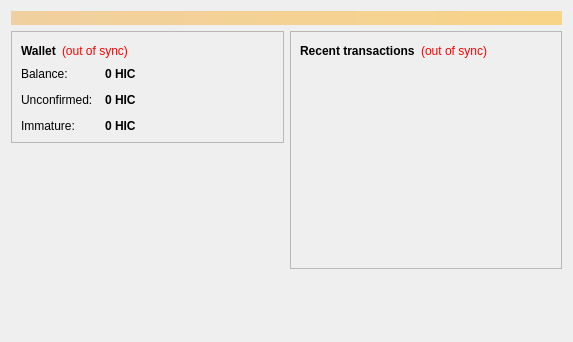
<?xml version="1.0" encoding="UTF-8"?>
<ui version="4.0">
 <class>OverviewPage</class>
 <widget class="QWidget" name="OverviewPage">
  <property name="geometry">
   <rect>
    <x>0</x>
    <y>0</y>
    <width>573</width>
    <height>342</height>
   </rect>
  </property>
  <property name="windowTitle">
   <string>Form</string>
  </property>
  <layout class="QVBoxLayout" name="topLayout">
   <item>
    <widget class="QLabel" name="labelAlerts">
     <property name="visible">
      <bool>false</bool>
     </property>
     <property name="styleSheet">
      <string notr="true">background-color: qlineargradient(x1: 0, y1: 0, x2: 1, y2: 0, stop:0 #F0D0A0, stop:1 #F8D488); color:#000000;</string>
     </property>
     <property name="wordWrap">
      <bool>true</bool>
     </property>
     <property name="margin">
      <number>3</number>
     </property>
    </widget>
   </item>
   <item>
    <layout class="QHBoxLayout" name="horizontalLayout" stretch="1,1">
     <item>
      <layout class="QVBoxLayout" name="verticalLayout_2">
       <item>
        <widget class="QFrame" name="frame">
         <property name="frameShape">
          <enum>QFrame::StyledPanel</enum>
         </property>
         <property name="frameShadow">
          <enum>QFrame::Raised</enum>
         </property>
         <layout class="QVBoxLayout" name="verticalLayout_4">
          <item>
           <layout class="QHBoxLayout" name="horizontalLayout_4">
            <item>
             <widget class="QLabel" name="label_5">
              <property name="font">
               <font>
                <weight>75</weight>
                <bold>true</bold>
               </font>
              </property>
              <property name="text">
               <string>Wallet</string>
              </property>
             </widget>
            </item>
            <item>
             <widget class="QLabel" name="labelWalletStatus">
              <property name="toolTip">
               <string>The displayed information may be out of date. Your wallet automatically synchronizes with the Bitcoin network after a connection is established, but this process has not completed yet.</string>
              </property>
              <property name="styleSheet">
               <string notr="true">QLabel { color: red; }</string>
              </property>
              <property name="text">
               <string notr="true">(out of sync)</string>
              </property>
              <property name="alignment">
               <set>Qt::AlignLeading|Qt::AlignLeft|Qt::AlignVCenter</set>
              </property>
             </widget>
            </item>
            <item>
             <spacer name="horizontalSpacer_2">
              <property name="orientation">
               <enum>Qt::Horizontal</enum>
              </property>
              <property name="sizeHint" stdset="0">
               <size>
                <width>40</width>
                <height>20</height>
               </size>
              </property>
             </spacer>
            </item>
           </layout>
          </item>
          <item>
           <layout class="QFormLayout" name="formLayout_2">
            <property name="fieldGrowthPolicy">
             <enum>QFormLayout::AllNonFixedFieldsGrow</enum>
            </property>
            <property name="horizontalSpacing">
             <number>12</number>
            </property>
            <property name="verticalSpacing">
             <number>12</number>
            </property>
            <item row="0" column="0">
             <widget class="QLabel" name="label">
              <property name="text">
               <string>Balance:</string>
              </property>
             </widget>
            </item>
            <item row="0" column="1">
             <widget class="QLabel" name="labelBalance">
              <property name="font">
               <font>
                <weight>75</weight>
                <bold>true</bold>
               </font>
              </property>
              <property name="cursor">
               <cursorShape>IBeamCursor</cursorShape>
              </property>
              <property name="toolTip">
               <string>Your current balance</string>
              </property>
              <property name="text">
               <string notr="true">0 HIC</string>
              </property>
              <property name="textInteractionFlags">
               <set>Qt::LinksAccessibleByMouse|Qt::TextSelectableByKeyboard|Qt::TextSelectableByMouse</set>
              </property>
             </widget>
            </item>
            <item row="1" column="0">
             <widget class="QLabel" name="label_3">
              <property name="text">
               <string>Unconfirmed:</string>
              </property>
             </widget>
            </item>
            <item row="1" column="1">
             <widget class="QLabel" name="labelUnconfirmed">
              <property name="font">
               <font>
                <weight>75</weight>
                <bold>true</bold>
               </font>
              </property>
              <property name="cursor">
               <cursorShape>IBeamCursor</cursorShape>
              </property>
              <property name="toolTip">
               <string>Total of transactions that have yet to be confirmed, and do not yet count toward the current balance</string>
              </property>
              <property name="text">
               <string notr="true">0 HIC</string>
              </property>
              <property name="textInteractionFlags">
               <set>Qt::LinksAccessibleByMouse|Qt::TextSelectableByKeyboard|Qt::TextSelectableByMouse</set>
              </property>
             </widget>
            </item>
            <item row="2" column="0">
             <widget class="QLabel" name="labelImmatureText">
              <property name="text">
               <string>Immature:</string>
              </property>
             </widget>
            </item>
            <item row="2" column="1">
             <widget class="QLabel" name="labelImmature">
              <property name="font">
               <font>
                <weight>75</weight>
                <bold>true</bold>
               </font>
              </property>
              <property name="toolTip">
               <string>Mined balance that has not yet matured</string>
              </property>
              <property name="text">
               <string notr="true">0 HIC</string>
              </property>
              <property name="textInteractionFlags">
               <set>Qt::LinksAccessibleByMouse|Qt::TextSelectableByKeyboard|Qt::TextSelectableByMouse</set>
              </property>
             </widget>
            </item>
           </layout>
          </item>
         </layout>
        </widget>
       </item>
       <item>
        <spacer name="verticalSpacer">
         <property name="orientation">
          <enum>Qt::Vertical</enum>
         </property>
         <property name="sizeHint" stdset="0">
          <size>
           <width>20</width>
           <height>40</height>
          </size>
         </property>
        </spacer>
       </item>
      </layout>
     </item>
     <item>
      <layout class="QVBoxLayout" name="verticalLayout_3">
       <item>
        <widget class="QFrame" name="frame_2">
         <property name="frameShape">
          <enum>QFrame::StyledPanel</enum>
         </property>
         <property name="frameShadow">
          <enum>QFrame::Raised</enum>
         </property>
         <layout class="QVBoxLayout" name="verticalLayout">
          <item>
           <layout class="QHBoxLayout" name="horizontalLayout_2">
            <item>
             <widget class="QLabel" name="label_4">
              <property name="text">
               <string>&lt;b&gt;Recent transactions&lt;/b&gt;</string>
              </property>
             </widget>
            </item>
            <item>
             <widget class="QLabel" name="labelTransactionsStatus">
              <property name="toolTip">
               <string>The displayed information may be out of date. Your wallet automatically synchronizes with the Bitcoin network after a connection is established, but this process has not completed yet.</string>
              </property>
              <property name="styleSheet">
               <string notr="true">QLabel { color: red; }</string>
              </property>
              <property name="text">
               <string notr="true">(out of sync)</string>
              </property>
              <property name="alignment">
               <set>Qt::AlignRight|Qt::AlignTrailing|Qt::AlignVCenter</set>
              </property>
             </widget>
            </item>
            <item>
             <spacer name="horizontalSpacer">
              <property name="orientation">
               <enum>Qt::Horizontal</enum>
              </property>
              <property name="sizeHint" stdset="0">
               <size>
                <width>40</width>
                <height>20</height>
               </size>
              </property>
             </spacer>
            </item>
           </layout>
          </item>
          <item>
           <widget class="QListView" name="listTransactions">
            <property name="styleSheet">
             <string notr="true">QListView { background: transparent; }</string>
            </property>
            <property name="frameShape">
             <enum>QFrame::NoFrame</enum>
            </property>
            <property name="verticalScrollBarPolicy">
             <enum>Qt::ScrollBarAlwaysOff</enum>
            </property>
            <property name="horizontalScrollBarPolicy">
             <enum>Qt::ScrollBarAlwaysOff</enum>
            </property>
            <property name="selectionMode">
             <enum>QAbstractItemView::NoSelection</enum>
            </property>
           </widget>
          </item>
         </layout>
        </widget>
       </item>
       <item>
        <spacer name="verticalSpacer_2">
         <property name="orientation">
          <enum>Qt::Vertical</enum>
         </property>
         <property name="sizeHint" stdset="0">
          <size>
           <width>20</width>
           <height>40</height>
          </size>
         </property>
        </spacer>
       </item>
      </layout>
     </item>
    </layout>
   </item>
  </layout>
 </widget>
 <resources/>
 <connections/>
</ui>
